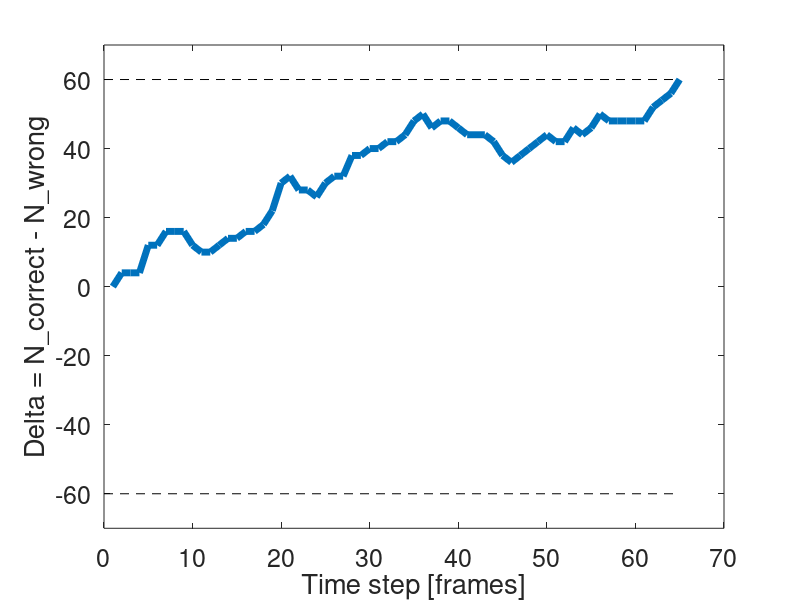

Write the MATLAB code that produced this figure.
clear

D = 10;
T = 100;
f = 0.55;

% threshold
z = 60;

% initialize count variables
N_correct = 0;
N_wrong = 0;

% for loop over all dots
Delta(1) = N_correct - N_wrong;
i = 1;
while abs(Delta(i)) < z
  i = i + 1;
  for j = 1:D    
    % determine direction of one dot
    dot_direction = binornd(1, f);
    % update counts
    N_correct = N_correct + dot_direction;
    N_wrong = N_wrong + (1 - dot_direction);
  end
  Delta(i) = N_correct - N_wrong;
end

figure(1)
clf;
l = plot(Delta);
set(l, "linewidth", 5)
hold on;
plot([0 i], [z z], "k--")
plot([0 i], -[z z], "k--")
ylim([-70 70])
xlabel("Time step [frames]")
ylabel("Delta = N_correct - N_wrong", "interpreter", "none")
set(gca, 'fontsize', 18)
 